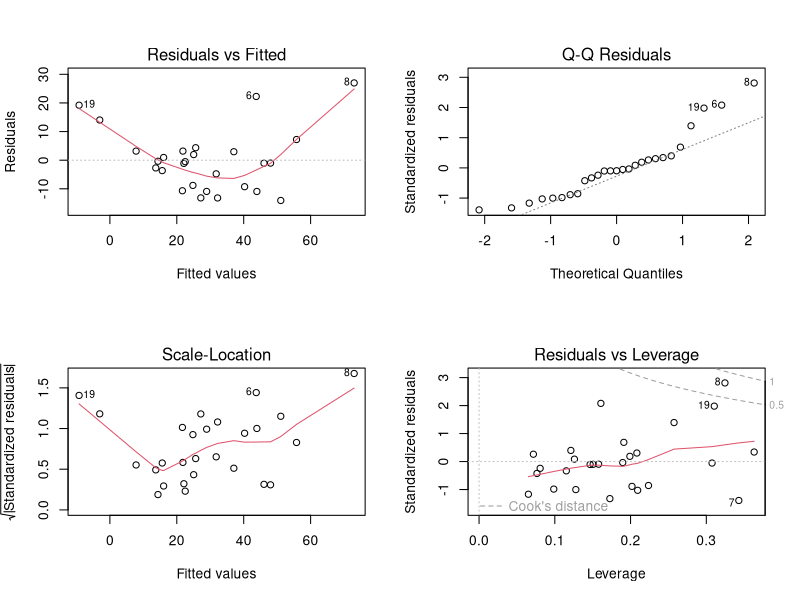
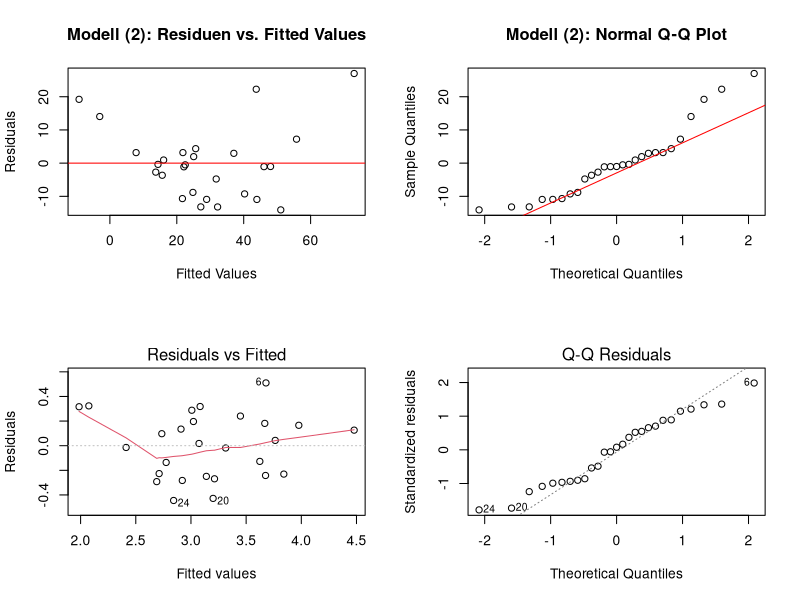
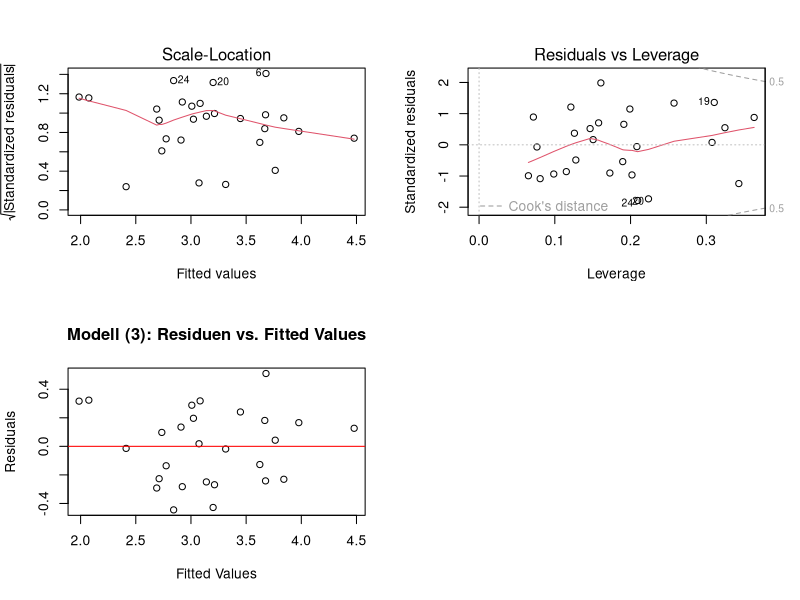

Reproduce these figures in R, in order.

setwd("C:/Users/danie/Projects/Raufgaben/Aufgabenblatt11")
wine_data <- read.table("wine.txt", header=TRUE, sep="")

model = lm(price ~ temp + h.rain + w.rain, data = wine_data)

fitted_values = fitted(model)

new_model = lm(price ~ temp + h.rain + w.rain + year, data = wine_data)
model_r = summary(model)$r.squared
model_sigma = summary(model)$sigma
model_new_r = summary(new_model)$r.squared
model_new_sigma = summary(new_model)$sigma

log_model <- lm(log(price) ~ temp + h.rain + w.rain + year, data = wine_data)
print(coef(log_model))

par(mfrow = c(2, 2))
plot(new_model)
plot(fitted(new_model), residuals(new_model),
     main = "Modell (2): Residuen vs. Fitted Values",
     xlab = "Fitted Values", ylab = "Residuals")
abline(h = 0, col = "red")

qqnorm(residuals(new_model), main = "Modell (2): Normal Q-Q Plot")
qqline(residuals(new_model), col = "red")

plot(log_model)
plot(fitted(log_model), residuals(log_model),
     main = "Modell (3): Residuen vs. Fitted Values",
     xlab = "Fitted Values", ylab = "Residuals")
abline(h = 0, col = "red")


log_model4 <- lm(log(price) ~ temp + h.rain + w.rain, data = wine_data)

anova_linear <- anova(model, new_model)

anova_log <- anova(log_model4, log_model)

alpha <- 0.01
p_value_linear <- anova_linear$`Pr(>F)`[2]
p_value_log <- anova_log$`Pr(>F)`[2]

print(paste("Lineares Modell - p-Wert:", round(p_value_linear, 6)))
print(paste("Log-Modell - p-Wert:", round(p_value_log, 6)))

mean_temp <- mean(wine_data$temp)
mean_h_rain <- mean(wine_data$h.rain)
mean_w_rain <- mean(wine_data$w.rain)

data_1985 <- data.frame(
  year = 1985,
  temp = mean_temp,
  h.rain = mean_h_rain,
  w.rain = mean_w_rain
)

prediction_1985 <- predict(log_model, newdata = data_1985, 
                          interval = "prediction", level = 0.99)

price_prediction <- exp(prediction_1985)

print(paste("Geschätzter Preis:", round(price_prediction[1], 2)))